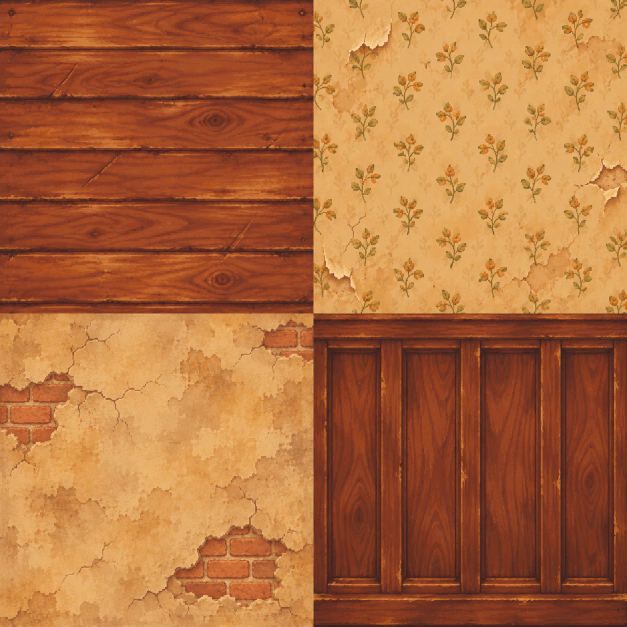
#> input picture art/shop/materials.png, 1254 x 1254 px (shown at 1/2 size)
$ python prepare_shop_art.py
#> lines starting #> are read from the running program, lines starting #| are printed output that depends on the picture; after the words box and inside, x2 and y2 are one past the last pixel; in counts of white or black regions, pixels touching at a corner belong together
#!/usr/bin/env python3
"""Prepare original painted shop modules. Does not generate characters or goods.
Pillow is authoring-only. Masters in art/shop are excluded from Godot imports.
Furniture dimensions and stock display origins match the existing interactables.
"""
from pathlib import Path
from PIL import Image, ImageDraw, ImageFilter, ImageOps
import math
ROOT=Path(__file__).resolve().parents[1]; SRC=ROOT/'art/shop'; OUT=ROOT/'assets/shop'; MOD=OUT/'modular'
MOD.mkdir(parents=True,exist_ok=True)
NN=Image.Resampling.NEAREST

def keyed(im):
    im=im.convert('RGBA');p=im.load()
    for y in range(im.height):
        for x in range(im.width):
            r,g,b,a=p[x,y]
            if r>65 and b>65 and r>g*1.8 and b>g*1.8:p[x,y]=(0,0,0,0)
    return im

def palette(im):
    a=im.getchannel('A');rgb=im.convert('RGB').quantize(colors=192,dither=Image.Dither.NONE).convert('RGBA');rgb.putalpha(a);return rgb

def save(im,name):im.save(OUT/name,optimize=True)

def fit_cell(sheet,col,row,size,box=None):
    cw=sheet.width//3;ch=sheet.height//2
    im=keyed(sheet.crop(box or (col*cw,row*ch,(col+1)*cw,(row+1)*ch)))
    bbox=im.getbbox();im=im.crop(bbox)
    # Fill the existing footprint, leaving one-pixel breathing room for the edge.
    im=palette(im.resize((size[0]-2,size[1]-3),NN))
    result=Image.new('RGBA',size);result.alpha_composite(im,(1,1));return result

materials=Image.open(SRC/'materials.png').convert('RGBA');q=materials.width//2
#> after `q = materials.width // 2`: q = 627
for col,row,name in [(0,0,'floor'),(1,0,'wallpaper'),(0,1,'plaster'),(1,1,'wainscot')]:
    tile=palette(materials.crop((col*q,row*q,(col+1)*q,(row+1)*q)).resize((128,128),NN))
    # Mirrored continuation closes the tile seam without a runtime shader.
    whole=Image.new('RGBA',(256,256));whole.paste(tile,(0,0));whole.paste(ImageOps.mirror(tile),(128,0));whole.paste(ImageOps.flip(whole.crop((0,0,256,128))),(0,128))
    save(whole,'modular/'+name+'.png')
    if name=='wainscot':
        save(tile.resize((128,32),NN),'modular/baseboard.png')
        save(tile.crop((0,0,16,128)),'modular/post.png')
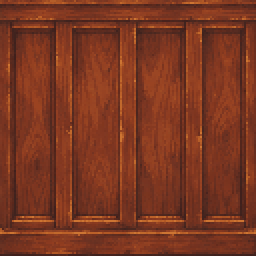
#> tile: PIL image 128x128 RGBA (shown 2 times larger); mean R, G, B, A 122.9, 55, 32.9, 255
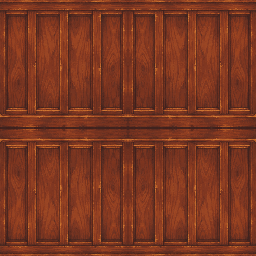
#> whole: PIL image 256x256 RGBA; mean R, G, B, A 122.9, 55, 32.9, 255

sheet=Image.open(SRC/'furniture.png')
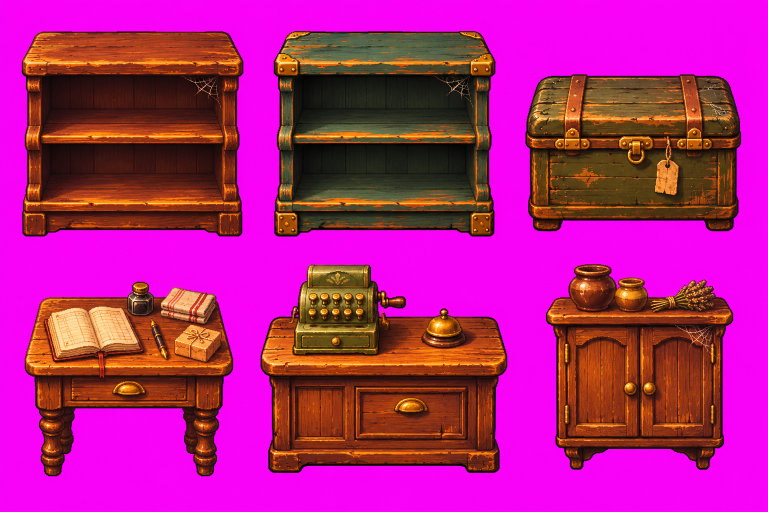
#> input picture art/shop/furniture.png, 1536 x 1024 px (shown at 1/2 size)
#> sheet is the input picture: PIL image 1536x1024 RGB; mean R, G, B 177.2, 32.2, 129.3
for col,row,name,size in [(0,0,'shelf',(64,56)),(1,0,'pantry',(64,56)),(2,0,'storage',(64,40)),(0,1,'order_desk',(48,40)),(1,1,'checkout',(64,36)),(2,1,'modular/cabinet',(48,64))]:
    save(fit_cell(sheet,col,row,size),name+'.png')
#> this loop made 6 passes
#> bbox in fit_cell on passes 1 to 6: (44, 63, 486, 473), (36, 62, 479, 473), (27, 149, 458, 462), (50, 52, 466, 440), (9, 17, 502, 434), (68, 17, 442, 427)
#> pass 1, in palette (call 5), `a = im.getchannel('A')`:
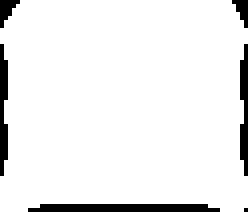
#> a: PIL image 62x53 L (shown 4 times larger); 93% white; 6 black regions (3 under 20 px), largest, box (x1, y1, x2, y2) and area: (7, 51, 55, 53) 90, (0, 11, 2, 44) 52, (60, 11, 62, 44) 52
sheet=Image.open(SRC/'decor.png')
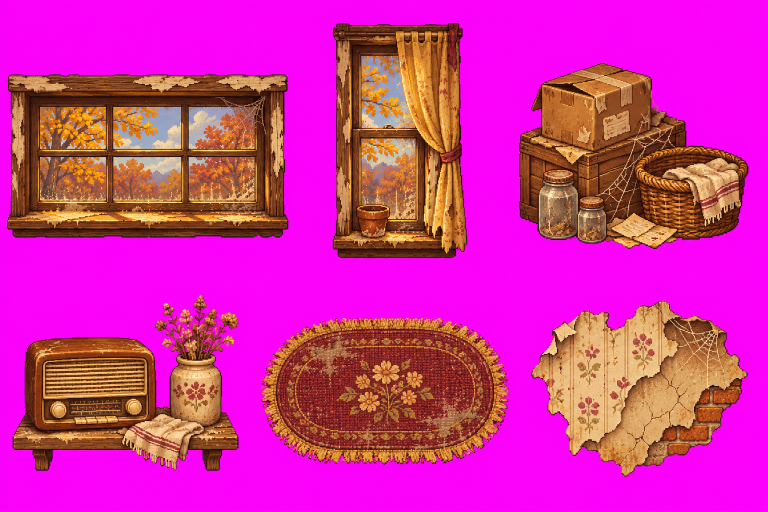
#> input picture art/shop/decor.png, 1536 x 1024 px (shown at 1/2 size)
#> sheet is the input picture: PIL image 1536x1024 RGB; mean R, G, B 208.2, 46, 160
for name,size,box in [('wide_window',(124,40),(0,130,590,490)),('side_window',(48,94),(646,20,958,523)),('clutter',(46,40),(1025,100,1536,522)),('radio_ledge',(48,30),(6,550,498,954)),('rug',(68,36),(510,590,1025,983)),('plaster_damage',(40,44),(1030,580,1512,975))]:
    save(fit_cell(sheet,0,0,size,box),'modular/'+name+'.png')
#> this loop made 6 passes
#> bbox in fit_cell on passes 1 to 6: (14, 19, 576, 345), (20, 26, 288, 495), (13, 26, 471, 398), (20, 41, 471, 391), (13, 45, 507, 339), (33, 22, 465, 373)
#> pass 1, in fit_cell (call 7), `im=keyed(sheet.crop(box or (col*cw,row*ch,(col+1)*cw,(row+1)*ch)))`:
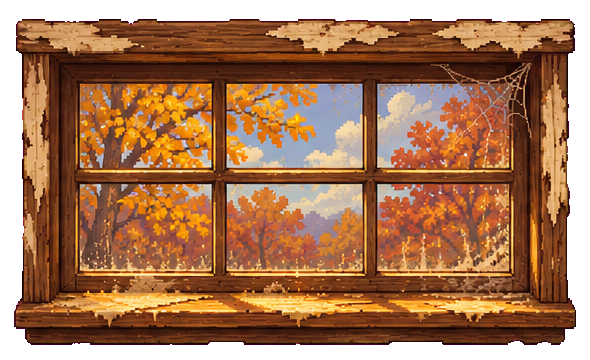
#> im: PIL image 590x360 RGBA; mean R, G, B, A 125.2, 79, 47, 213.1; transparent parts drawn white
# Reusable wall contact shade. Pixel-quantized soft alpha, no runtime lights.
im=Image.new('RGBA',(128,16));p=im.load()
#> after `im = Image.new('RGBA', (128, 16))`: im: PIL image 128x16 RGBA; every value is 0
for y in range(16):
    a=round((1-y/15)**1.8*76/4)*4
    for x in range(128):p[x,y]=(39,24,27,a)
save(im,'modular/wall_shadow.png')
# Window-shaped sunlight plate, reusable and independent from the floor.
size=(176,144);mask=Image.new('L',size);d=ImageDraw.Draw(mask)
#> after `mask = Image.new('L', size)`: mask: PIL image 176x144 L; every value is 0
d.polygon([(0,5),(18,0),(159,127),(150,143)],fill=65)
d.polygon([(23,0),(43,0),(176,103),(176,129)],fill=58)
d.polygon([(47,0),(60,0),(176,82),(176,98)],fill=45)
mask=mask.filter(ImageFilter.GaussianBlur(2));mask=mask.point(lambda v:round(v/5)*5)
im=Image.new('RGBA',size,'#f6d47d');im.putalpha(mask);save(im,'modular/sunlight.png')
# Small floor wear decal: translucent dust ring lifted from the painted plaster,
# only the very faint grain survives; it never presents an apparent obstacle.
dust=Image.open(MOD/'plaster.png').crop((0,0,64,64));alpha=Image.new('L',(64,64));ap=alpha.load()
#> after `alpha = Image.new('L', (64, 64))`: alpha: PIL image 64x64 L; every value is 0
for y in range(64):
    for x in range(64):
        falloff=max(0,1-((x-32)/30)**2-((y-32)/25)**2)
        ap[x,y]=round(falloff*(8+2*math.sin(x*.2+y*.13)))
dust.putalpha(alpha);save(dust,'modular/dust.png')
#> after `dust.putalpha(alpha)`:
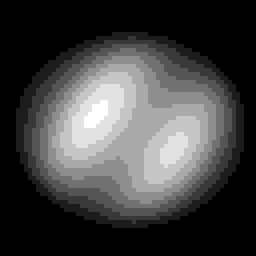
#> alpha: PIL image 64x64 L (shown 4 times larger); min 0, max 9, mean 2.33; drawn with min black and max white
# Keep the existing notebook binding and all nine-patch margins; recolor only
# the shop's copy so the wardrobe, train and frontend keep their original frame.
#> (the run stopped early here; a loop or call above may not have finished)
